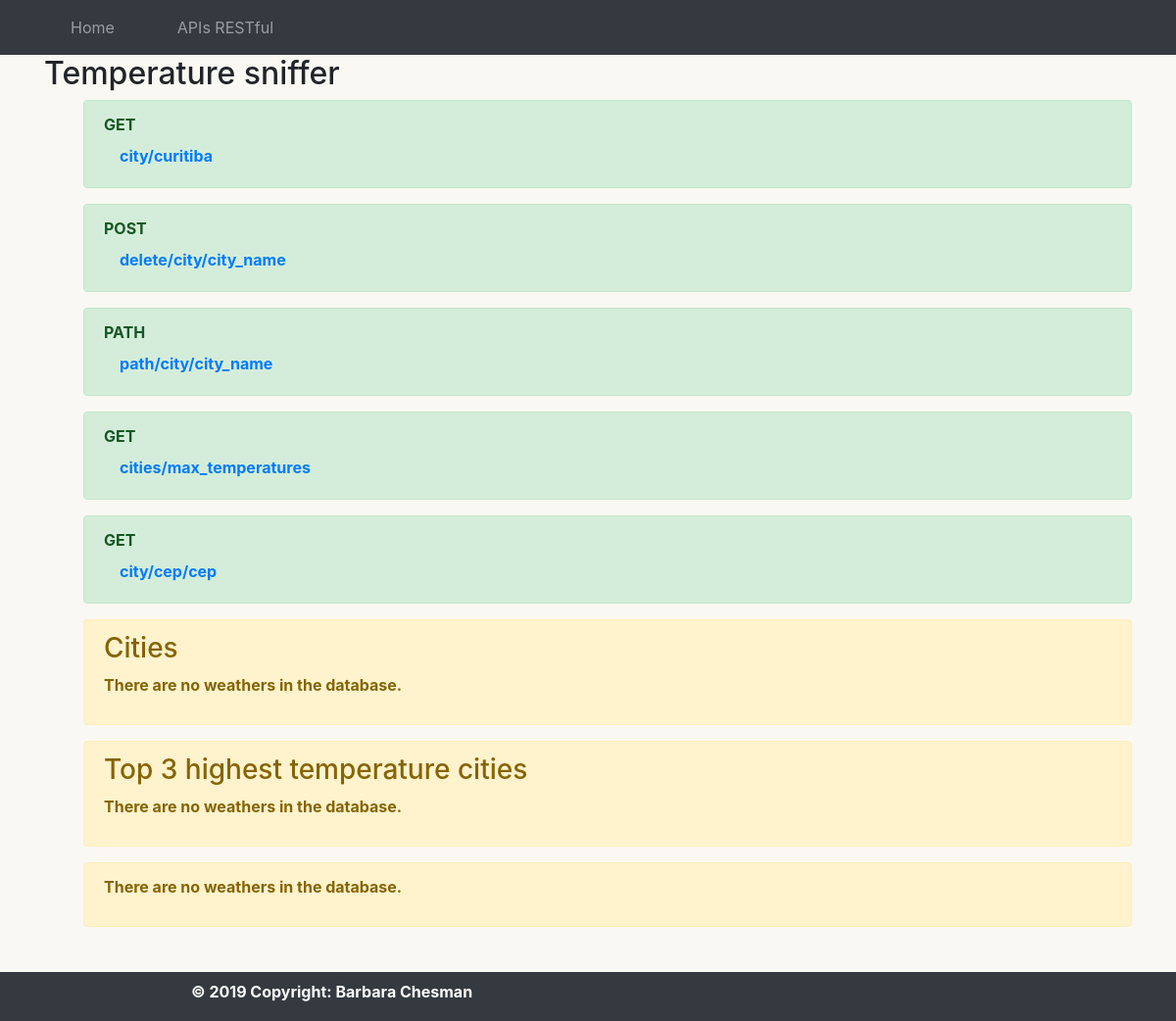
The app's page /, older data.
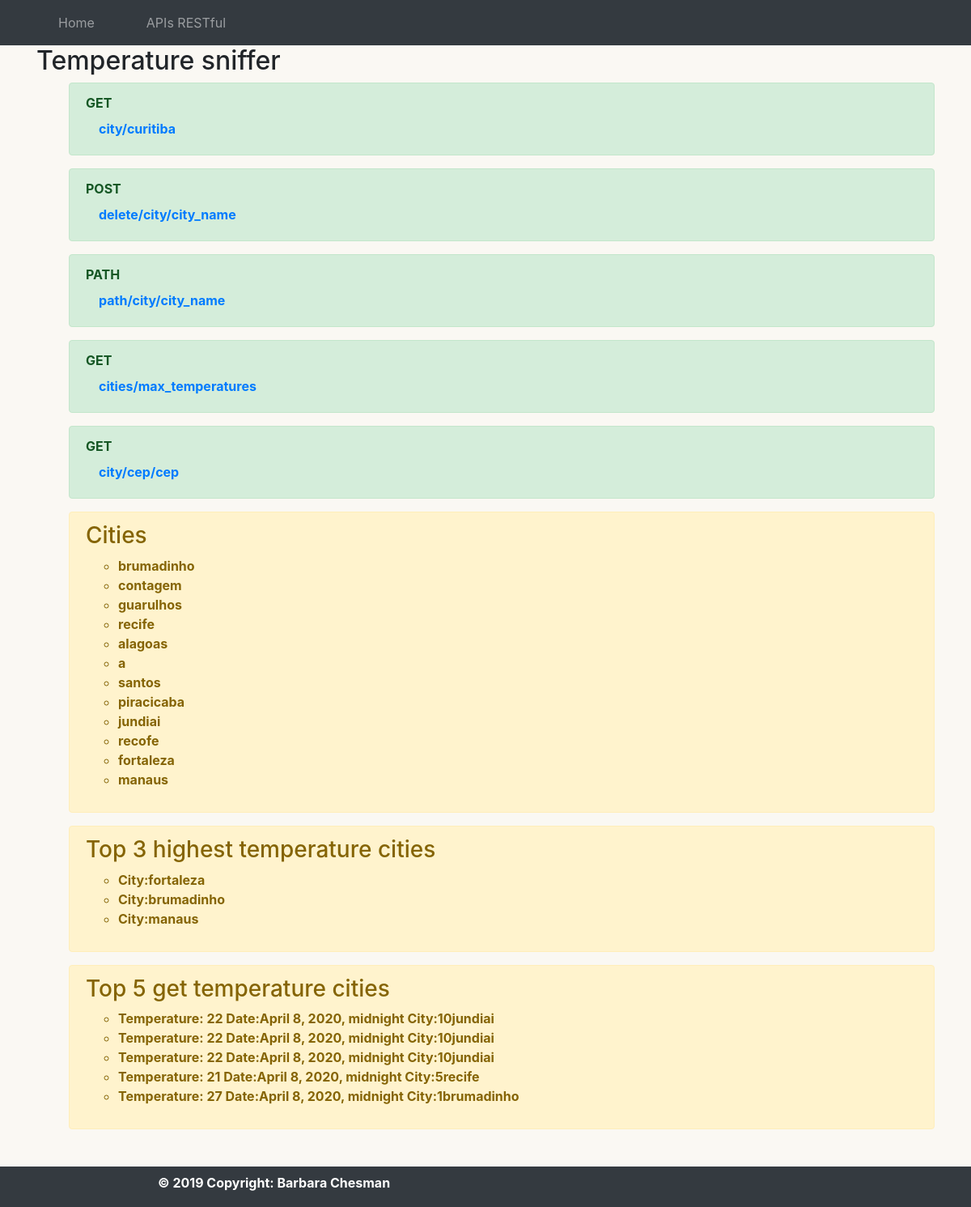
The same page, newer data.
### weather/models.py (models this page shows)
class City(models.Model):
    city_name = models.CharField(max_length=80)

class Temperatures(models.Model):
    city = models.ForeignKey(City, on_delete=models.CASCADE)
    date = models.DateTimeField('date published')
    temperature = models.IntegerField(default=0)

### weather/views.py (the view)
# urls.py: path('', views.ApiView.as_view(), name='home'),
class ApiView(TemplateView):
    template_name = "home.html"
    def get_context_data(self, **kwargs):
        context = super(ApiView, self).get_context_data(**kwargs)
        context['latest_temperatures'] = Temperatures.objects.all()[:5]
        context['cities_max_temperatures'] = cities_max_temperatures()
        context['cities'] = City.objects.all()
        return context

### weather/views.py (called while the page is built)
def cities_max_temperatures():
    temperatures = Temperatures.objects.order_by('-temperature')[:3]
    return temperatures

### weather/templates/home.html
{% extends 'base.html' %}
{% block content %}
<h2>Temperature sniffer</h2>
<b>
  <ul>
    <div class="alert alert-success" role="alert">
      <p style="margin: 0;">GET<a class="nav-link" href="http://127.0.0.1:8000/city/betim">city/curitiba</a></p>
    </div>
    <div class="alert alert-success" role="alert">
      <p style="margin: 0;">POST<a class="nav-link" href="http://127.0.0.1:8000/delete/city/betim">delete/city/city_name</a></p>
    </div>
    <div class="alert alert-success" role="alert">
      <p style="margin: 0;">PATH<a class="nav-link" href="http://127.0.0.1:8000/path/city/betim">path/city/city_name</a></p>
    </div>
    <div class="alert alert-success" role="alert">
      <p style="margin: 0;">GET<a class="nav-link" href="http://127.0.0.1:8000/cities/max_temperatures">cities/max_temperatures</a></p>
    </div>
    <div class="alert alert-success" role="alert">
      <p style="margin: 0;">GET<a class="nav-link" href="http://127.0.0.1:8000/city/cep/04120080">city/cep/cep</a></p>
    </div>
    <div class="alert alert-warning" role="alert">
      <p style="margin: 0;">
      <h3>Cities</h3>
            {% if cities %}
      <ul>
        {% for t in cities %}
        <li>
          {{t.city_name}}
        </li>
        {% endfor %}
      </ul>
      {% else %}
      <p>There are no weathers in the database.</p>
      {% endif %}
      </p>
    </div>
    <div class="alert alert-warning" role="alert">
      <p style="margin: 0;">
      <h3>Top 3 highest temperature cities</h3>
            {% if cities_max_temperatures %}
      <ul>
        {% for t in cities_max_temperatures %}
        <li>
          City:{{t.city.city_name}}
        </li>
        {% endfor %}
      </ul>
      {% else %}
      <p>There are no weathers in the database.</p>
      {% endif %}
      </p>
    </div>
    <div class="alert alert-warning" role="alert">
      <p style="margin: 0;">
        {% if latest_temperatures %}
      <h3>Top 5 get temperature cities</h3>
      <ul>
        {% for t in latest_temperatures %}
        <li>
          Temperature: {{ t.temperature }}</a> Date:{{t.date}} </a> City:{{t.city.id}}{{t.city.city_name}}
        </li>
        {% endfor %}
      </ul>
      {% else %}
      <p>There are no weathers in the database.</p>
      {% endif %}
      </p>
    </div>
  </ul>
  {% endblock %}

### weather/templates/base.html (shortened to what this page needs)
<!DOCTYPE html>
<html>
    <head>
        <link rel="stylesheet" href="https://stackpath.bootstrapcdn.com/bootstrap/4.3.1/css/bootstrap.min.css">
        <link rel="stylesheet" href="http://code.jquery.com/ui/1.9.0/themes/base/jquery-ui.css" />
        <link rel="stylesheet" href="https://cdnjs.cloudflare.com/ajax/libs/font-awesome/5.11.2/css/all.min.css">
    </head>
    <body style="min-height: 100vh; position: relative; padding-bottom: 80px; background-color: rgb(250, 248, 243);">
        <nav class="navbar navbar-expand-sm bg-dark navbar-dark">
            <ul class="navbar-nav" style="width: 100%;">
                <li class="nav-item ml-5">
                    <a class="nav-link" href="{% url 'home' %}">Home</a>
                </li>
                <li class="nav-item ml-5">
                    <a class="nav-link" href="{% url 'home' %}">APIs RESTful</a>
                </li>
            </ul>
        </nav>
        <div class="container">
            {% block content %}{% endblock %}
        </div>
        <div class="footer" style="position: absolute; bottom: 0; left: 0; z-index:1; width: 100%; height: 50px; background-color: #343a40; color: white;">
            <div class="container-fluid" style="height: 100%; width:70%;">
                <div class="d-flex justify-content-between align-middle" style="height: 100%;">
                    <span class="align-middle mt-2">© 2019 Copyright: Barbara Chesman</span>
                </div>
            </div>
        </div>
    </body>
</html>

Row changes from the older to the newer data that the page shows:
added City: city_name "brumadinho"
added City: city_name "contagem"
added City: city_name "guarulhos"
added City: city_name "recife"
added City: city_name "alagoas"
added City: city_name "a"
added City: city_name "santos"
added City: city_name "piracicaba"
added City: city_name "jundiai"
added City: city_name "recofe"
added City: city_name "fortaleza"
added City: city_name "manaus"
added Temperatures: city.city_name "fortaleza", shown under "Top 3 highest temperature cities"
added Temperatures: city.city_name "brumadinho", temperature "27", date "April 8, 2020, midnight", city.id "1"
added Temperatures: city.city_name "manaus", shown under "Top 3 highest temperature cities"
added Temperatures: temperature "22", date "April 8, 2020, midnight", city.id "10", city.city_name "jundiai", shown under "Top 5 get temperature cities"
added Temperatures: temperature "22", date "April 8, 2020, midnight", city.id "10", city.city_name "jundiai", shown under "Top 5 get temperature cities"
added Temperatures: temperature "22", date "April 8, 2020, midnight", city.id "10", city.city_name "jundiai", shown under "Top 5 get temperature cities"
added Temperatures: temperature "21", date "April 8, 2020, midnight", city.id "5", city.city_name "recife", shown under "Top 5 get temperature cities"
Text that changed along with them:
text no longer shown: "There are no weathers in the database. There are no weathers in the database. There are no weathers in the database."
text now shown: "Top 5 get temperature cities"
